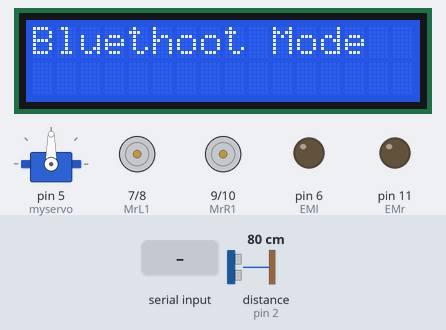
The sketch below on a simulated Arduino Uno, built with avr-gcc and run on an emulated ATmega328P. Shown: servo, 16×2 character LCD, motor-driver pin pairs drawn as motors (green arrow = first pin HIGH = forward, orange = second pin HIGH = backward, longer = more drive), output pins drawn as LEDs (lit = HIGH). The inputs (shaded band) are chosen by the test bench; at power-on: distance to the obstacle (sensor on pin 2) 80 cm. The echo pulse lasts 58.3 µs per cm; what the sketch prints to the serial monitor is not drawn.

Above: at 3.2 s.
3.3 s: "F" received over the second serial link
At 4.5 s:
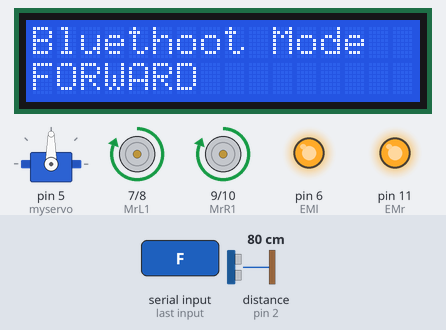
4.8 s: "B" received over the second serial link
At 5.8 s:
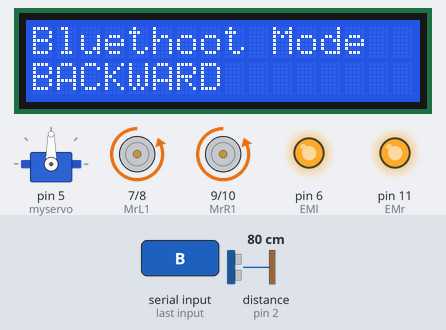
6.3 s: "R" received over the second serial link
At 7.0 s:
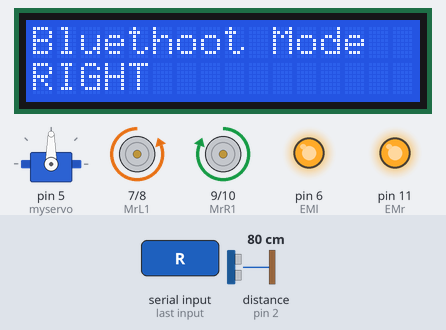
7.8 s: "L" received over the second serial link
At 8.3 s:
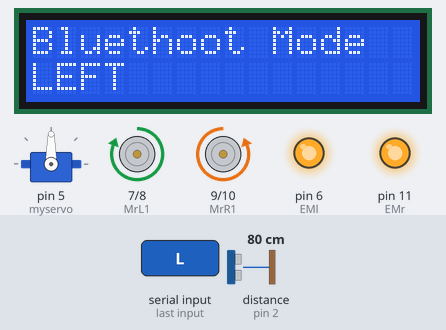
9.3 s: "S" received over the second serial link
At 10.5 s:
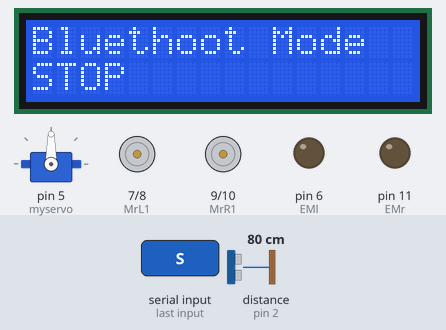
10.8 s: "X" received over the second serial link
At 12.1 s:
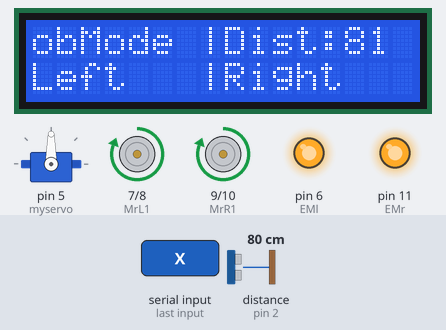
Timing chart, 0 to 13.3 s (numbered marks = the images above; inputs shaded):
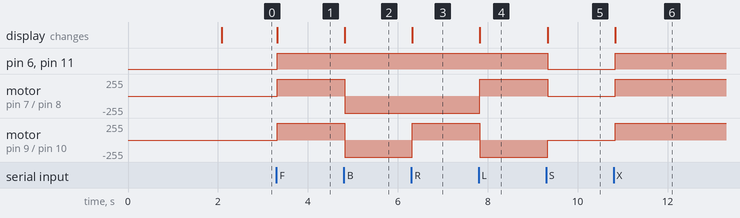

Measured:
- after the input at 3.3 s, pin 6 (EMl), pin 11 (EMr): LOW → HIGH at once; motor on pin 7 (MrL1) / pin 8 (MrL2), motor on pin 9 (MrR1) / pin 10 (MrR2): stopped → forward 255/255 at once; the display: changes at once (image 1)
- after the input at 4.8 s, motor on pin 7 (MrL1) / pin 8 (MrL2), motor on pin 9 (MrR1) / pin 10 (MrR2): forward 255/255 → backward 255/255 at once; the display: changes at once (image 2)
- after the input at 6.3 s, motor on pin 9 (MrR1) / pin 10 (MrR2): backward 255/255 → forward 255/255 at once; the display: changes at once (image 3)
- after the input at 7.8 s, motor on pin 7 (MrL1) / pin 8 (MrL2): backward 255/255 → forward 255/255 at once; motor on pin 9 (MrR1) / pin 10 (MrR2): forward 255/255 → backward 255/255 at once; the display: changes at once (image 4)
- after the input at 9.3 s, pin 6 (EMl), pin 11 (EMr): HIGH → LOW at once; motor on pin 7 (MrL1) / pin 8 (MrL2): forward 255/255 → stopped at once; motor on pin 9 (MrR1) / pin 10 (MrR2): backward 255/255 → stopped at once; the display: changes at once (image 5)
- after the input at 10.8 s, pin 6 (EMl), pin 11 (EMr): LOW → HIGH at once; motor on pin 7 (MrL1) / pin 8 (MrL2), motor on pin 9 (MrR1) / pin 10 (MrR2): stopped → forward 255/255 at once; the display: changes at once (image 6)

The sketch:

DriveX.ino
```cpp
#include <Servo.h>
#include <NewPing.h>
#include <SoftwareSerial.h>
SoftwareSerial BT(0, 1);  // RX, TX

#include <Wire.h>
#include <LiquidCrystal_I2C.h>
LiquidCrystal_I2C lcd(0x27, 16, 2);

#define EMl 6
#define MrL1 7
#define MrL2 8
#define MrR1 9
#define MrR2 10
#define EMr 11

#define TRIGGER_PIN  3
#define ECHO_PIN     2

#define Maxspeed 255
#define MAX_DISTANCE 200
#define servoSpeed 10  // lower is faster

short mode = 0;

Servo myservo;
NewPing sonar(TRIGGER_PIN, ECHO_PIN, MAX_DISTANCE);

void setup() {

 Serial.begin(9600);
 BT.begin(9600);

 pinMode(EMl, OUTPUT);
 pinMode(MrL1, OUTPUT);
 pinMode(MrL2, OUTPUT);
 pinMode(MrR1, OUTPUT);
 pinMode(MrR2, OUTPUT);
 pinMode(EMr, OUTPUT);

 myservo.attach(5);

  lcd.init();        // Initialize LCD
  lcd.backlight();   // Turn on backlight

  STOP();
  delay(2000);
  myservo.write(90);

}


 void FORWARD(){

    digitalWrite(MrL1, HIGH);
    digitalWrite(MrL2, LOW);
    digitalWrite(MrR1, HIGH);
    digitalWrite(MrR2, LOW);

    analogWrite(EMl, Maxspeed);
    analogWrite(EMr, Maxspeed);


  }

  void BACKWARD(){
    digitalWrite(MrL1, LOW);
    digitalWrite(MrL2, HIGH);
    digitalWrite(MrR1, LOW);
    digitalWrite(MrR2, HIGH);

    analogWrite(EMl, Maxspeed);
    analogWrite(EMr, Maxspeed);

  }

  void STOP(){
    digitalWrite(MrL1, LOW);
    digitalWrite(MrL2, LOW);
    digitalWrite(MrR1, LOW);
    digitalWrite(MrR2, LOW);

    analogWrite(EMl, 0);
    analogWrite(EMr, 0);

  }

  void LEFT(){
    digitalWrite(MrL1, HIGH);
    digitalWrite(MrL2, LOW);
    digitalWrite(MrR1, LOW);
    digitalWrite(MrR2, HIGH);

    analogWrite(EMl, Maxspeed);
    analogWrite(EMr, Maxspeed);

  }

  void RIGHT(){
    digitalWrite(MrL1, LOW);
    digitalWrite(MrL2, HIGH);
    digitalWrite(MrR1, HIGH);
    digitalWrite(MrR2, LOW);

    analogWrite(EMl, Maxspeed);
    analogWrite(EMr, Maxspeed);

  }

  void btLcd(){
    lcd.setCursor(0, 0);
    lcd.print("Bluethoot Mode  ");

  }

  void obLcd(){
  lcd.setCursor(0, 0);
  lcd.print("obMode |Dist:");
  lcd.setCursor(0, 1);
  lcd.print("Left");
  lcd.setCursor(6, 1);
  lcd.print(" |Right");
  }

void bluethootMode(){
  btLcd();
  if (BT.available()) {
  char Data = BT.read();
  Serial.println(Data);

  if (Data == 'F') { lcd.setCursor(0, 1); lcd.print("FORWARD        "); FORWARD(); }
  else if (Data == 'B') { lcd.setCursor(0, 1); lcd.print("BACKWARD        "); BACKWARD();}
  else if (Data == 'R') { lcd.setCursor(0, 1); lcd.print("RIGHT           "); RIGHT();}
  else if (Data == 'L') { lcd.setCursor(0, 1); lcd.print("LEFT            "); LEFT();}
  else if (Data == 'S') { lcd.setCursor(0, 1); lcd.print("STOP            "); STOP();}
  else if (Data == 'X') { mode = 1; return; }
  else { lcd.setCursor(0, 1); lcd.print("Invalid Input"); STOP(); }
  }

}

void obsticalMode() {
 obLcd();
 myservo.write(90);
 if (BT.available()) {
   char obData = BT.read();
   if(obData == 'x') { mode = 0; STOP(); return; }
 }else{
    int distance = sonar.ping_cm();
    int rightDistance = 0;
    int leftDistance = 0;

    Serial.print("distance: ");
    Serial.print(distance);
    Serial.print("cm \n");

    lcd.setCursor(13, 0);
    lcd.print(distance);

    if(distance > 10 || distance == 0){
      FORWARD();
    }else {
      STOP();
      delay(500);
      BACKWARD();
      delay(300);
      STOP();
      delay(500);


      for(int i=90; i>=0; i-=2){
       myservo.write(i);
       delay(servoSpeed);
      }
      delay(500);
      rightDistance = sonar.ping_cm();
      lcd.setCursor(13, 1);
      lcd.print(rightDistance);

      for(int i=0; i<=180; i+=2){
       myservo.write(i);
       delay(servoSpeed);
      }
      delay(500);
      leftDistance = sonar.ping_cm();
      lcd.setCursor(4, 1);
      lcd.print(leftDistance);

      for(int i=180; i>=90; i-=2){
       myservo.write(i);
       delay(servoSpeed);
      }
      delay(500);

      if(rightDistance > leftDistance || rightDistance ==0 ){
        RIGHT();
        delay(650);
        STOP();
        delay(800);
      }else {
        LEFT();
        delay(650);
        STOP();
        delay(800);
        }
    }
  }
}


void loop(){

  if(mode == 0){
    bluethootMode();
  }else {
    obsticalMode();
  }

}
```
